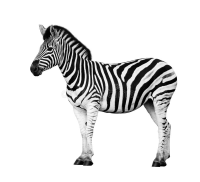
#> input picture Praktikum 4/zebra.png, 200 x 182 px, found by its file name
$ jupyter execute --allow-errors ' l5a.ipynb'   (older library calls are emulated)
#> lines starting #> are read from the running program, lines starting #| are printed output that depends on the picture
# Laboratory Day 5a: Edge detection

## 1. Edge detection
**Exercise 1.1 (5 points)**: Sobel Filter
- Load image "circle.png" as a gray-scale image using OpenCV
- Use two Sobel filters to filter this image.

- The results of applying Sobel filters may contain both positive and negative values. To display the result as an image, write a normalization function, which transforms each elements of a np.ndarray to range [0, 255]. The transformation can be mathematically described by:

where $g_{min} = 0$, $g_{max}$=255, $g_{low}$ is the smallest value of the np.ndarray, $g_{high}$ is the biggest value  of the np.ndarray. $g_{low}$ and $g_{high}$ can be negative.

- Display the result of applying Sobel filter using the developed normalization function.

[cell 1]
import numpy as np
import matplotlib.pyplot as plt
import cv2

[cell 2]
image_path = "c"
# Load image 'circle.png' as grayscale.
img_gray = cv2.imread(image_path, cv2.IMREAD_GRAYSCALE)

# Check if image loaded successfully.
if img_gray is None:
    print(f"Error: Image at {image_path} could not be loaded.")
else:
    plt.figure(figsize=(6, 6))
    plt.imshow(img_gray, cmap='gray')
    plt.title('Original Grayscale Image')
    plt.axis('off')
    plt.show()

output_depth = cv2.CV_64F

# Apply Sobel filter for X-gradient.
#> (the rest of this cell did not finish here and is left out)

**Exercise 1.2 (10 points)**: Laplacian Filter
- Load image "circle.png" as a gray-scale image using OpenCV
- Write a self-implemented function, using the following Laplacian kernel to filter this image. Display the result.

- Call cv2.Laplacian() to filter this image. Display the result.

- Given a 2D np.ndarray, write a detection function, which detects the positions of zero-crossings. The positions of zero-crossing are assigned with value 255. The rest positions are assigned with 0. The positions of zero-crossing can be identified,  if there are both positive and negative values in a given small window.

- Apply this detection function to detect the edge of "circle.png".

Note: To call cv2.Laplacian() one has to specify data types. In cv2, the following data types are defined:

CV_8U - 8-bit unsigned integers ( 0..255 )

CV_8S - 8-bit signed integers ( -128..127 )

CV_16U - 16-bit unsigned integers ( 0..65535 )

CV_16S - 16-bit signed integers ( -32768..32767 )

CV_32S - 32-bit signed integers ( -2147483648..2147483647 )

CV_32F - 32-bit floating-point numbers ( -FLT_MAX..FLT_MAX, INF, NAN )

CV_64F - 64-bit floating-point numbers ( -DBL_MAX..DBL_MAX, INF, NAN )

https://stackoverflow.com/questions/13428689/whats-the-difference-between-cvtype-values-in-opencv

[cell 3]
# Load image 'circle.png' as grayscale.
img_laplacian = cv2.imread("/circle.png", cv2.IMREAD_GRAYSCALE)

if img_laplacian is None:
    print("Error: 'circle.png' could not be loaded for Laplacian processing. Verify file presence.")
else:
    print("Image loaded for Laplacian processing.")

# Self-implemented Laplacian Filter
def custom_laplacian_filter(image):
    laplacian_kernel = np.array([
        [0, 1, 0],
        [1, -4, 1],
        [0, 1, 0]
    ], dtype=np.float32)

    h, w = image.shape
    output_img = np.zeros_like(image, dtype=np.float32)

    kh, kw = laplacian_kernel.shape
    ph = kh // 2
    pw = kw // 2

    padded_img = np.pad(image, ((ph, ph), (pw, pw)), mode='constant', constant_values=0)

    for r in range(h):
        for c in range(w):
            window = padded_img[r : r + kh,
                                c : c + kw]
            output_img[r, c] = np.sum(window * laplacian_kernel)

    return output_img

# Apply custom Laplacian filter
#> (the rest of this cell did not finish here and is left out)

**Exercise 1.3 (10 points)**: LoG Filter
- Load image "circle.png" as a gray-scale image using OpenCV.

- Write a self-implemented function, which returns the discrete kernel of LoG filter, given kernel size and sigma as two input arguments.

- Use the computed LoG kernel with kernel size = 9 and sigma = 1.4 to filter this image. Display the results of filtering.

- Detect the edges of circle by finding out the positions of zero-crossing.

- Call cv2.GaussianBlur() and cv2.Laplacian() in a sequence to realize the LoG filter. Select proper kernel_size and sigma to detect the circle's edge.

[cell 4]
# Load image as grayscale
img_log = cv2.imread("/circle.png", cv2.IMREAD_GRAYSCALE)

if img_log is None:
    print("Error: 'circle.png' could not be loaded. Verify file presence.")
else:
    print("Image loaded for LoG processing.")

# Generate LoG kernel based on the provided formula
def log_kernel_2d(kernel_size, sigma):
    coords = np.linspace(-(kernel_size // 2), kernel_size // 2, kernel_size)
    x, y = np.meshgrid(coords, coords)

    arg = -(x**2 + y**2) / (2 * sigma**2)
    kernel = (1 / (np.pi * sigma**4)) * (1 + arg) * np.exp(arg)

    # Ensure zero-sum for proper Laplacian behavior
    kernel = kernel - kernel.sum() / (kernel_size * kernel_size)

    return kernel

# Apply filter using convolution
def apply_filter(image, kernel):
    h, w = image.shape
    kh, kw = kernel.shape
    ph = kh // 2
    pw = kw // 2

    output_img = np.zeros_like(image, dtype=np.float64)
    padded_img = np.pad(image, ((ph, ph), (pw, pw)), mode='reflect')

    for r in range(h):
        for c in range(w):
            window = padded_img[r : r + kh, c : c + kw]
            output_img[r, c] = np.sum(window * kernel)
    return output_img


kernel_size = 9
sigma = 1.4

# Custom LoG filter implementation
custom_log_kernel = log_kernel_2d(kernel_size, sigma)
#> (the rest of this cell did not finish here and is left out)

**Exercise 1.4 (5 points)**
- Load "zebra.png" as a gray-scale image
- Tuning the parameters of LoG operation manually and try your best to find the edges in this image. Display the detected edges.

[cell 5]
# Load 'zebra.png' as a gray-scale image
img_zebra = cv2.imread("/zebra.png", cv2.IMREAD_GRAYSCALE)
#> img_zebra is the input picture: shape (182, 200); min 1, max 255, mean 224.2


plt.figure(figsize=(8, 8))
plt.imshow(img_zebra, cmap='gray')
plt.title('Original Zebra Image')
plt.axis('off')
plt.show()


# Parameters for a coarser edge detection
kernel_size_1 = 7 # Must be odd
sigma_1 = 1.0

blurred_zebra_1 = cv2.GaussianBlur(img_zebra, (kernel_size_1, kernel_size_1), sigmaX=sigma_1, sigmaY=sigma_1)
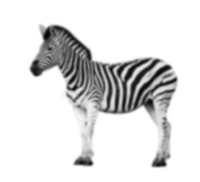
#> blurred_zebra_1: shape (182, 200); min 3, max 255, mean 224.3
log_zebra_1 = cv2.Laplacian(blurred_zebra_1, cv2.CV_64F, ksize=3)
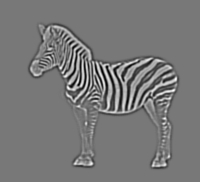
#> log_zebra_1: shape (182, 200) float64; min -322, max 360, mean 0; drawn with min black and max white
#> (the rest of this cell did not finish here and is left out)
